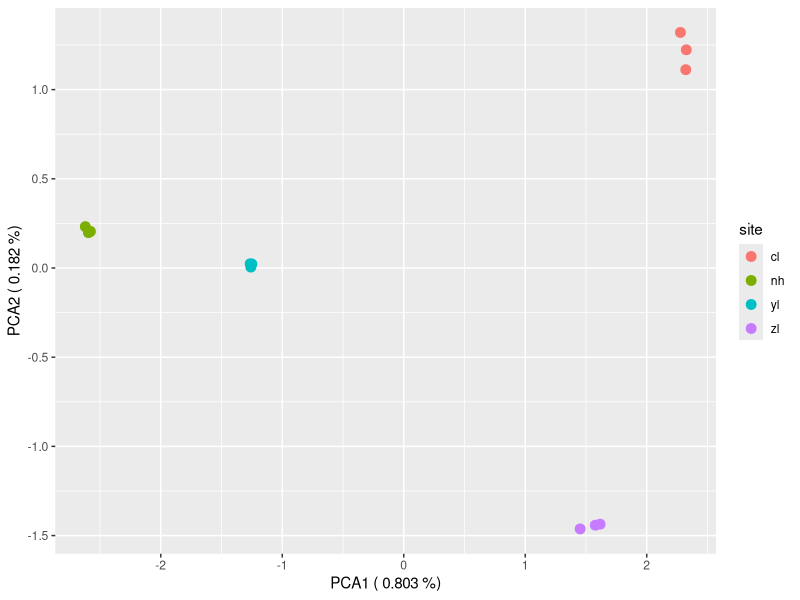
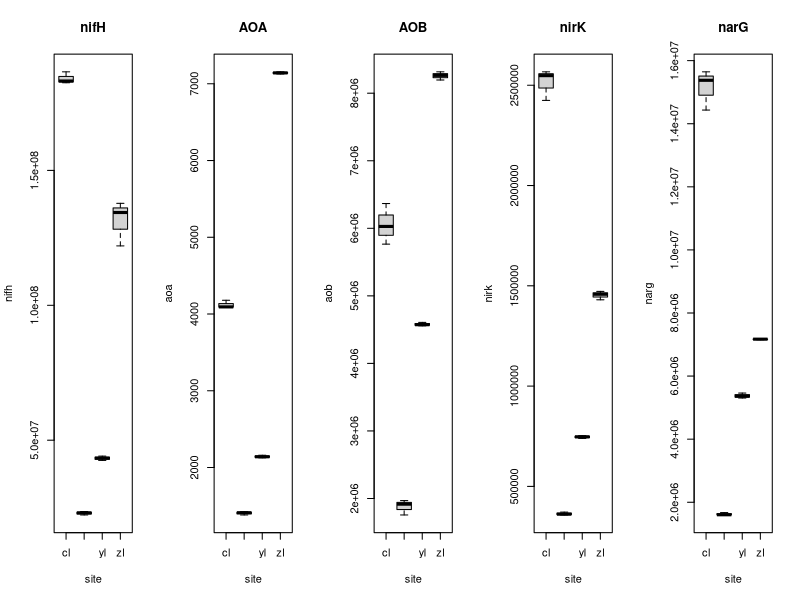

R code for these plots, in order:
# Simulate data for BFSO_D-15-00532
library(vegan)
library(ggplot2)

# nifH 
nifh_nh <- as.matrix(rnorm(3, mean=2.32e7, sd=0.02e7 * sqrt(3)))
nifh_yl <- as.matrix(rnorm(3, mean=4.36e7, sd=0.10e7 * sqrt(3)))
nifh_zl <- as.matrix(rnorm(3, mean=1.37e8, sd=0.06e8 * sqrt(3)))
nifh_cl <- as.matrix(rnorm(3, mean=1.89e8, sd=0.05e8 * sqrt(3)))
# AOB
aob_nh <- as.matrix(rnorm(3, mean=1.90e6, sd=0.05e6 * sqrt(3)))
aob_yl <- as.matrix(rnorm(3, mean=4.58e6, sd=0.03e6 * sqrt(3)))
aob_zl <- as.matrix(rnorm(3, mean=8.24e6, sd=0.04e6 * sqrt(3)))
aob_cl <- as.matrix(rnorm(3, mean=6.13e6, sd=0.09e6 * sqrt(3)))
# AOA
aoa_nh <- as.matrix(rnorm(3, mean=1.40e3, sd=0.01e3 * sqrt(3)))
aoa_yl <- as.matrix(rnorm(3, mean=2.16e3, sd=0.02e3 * sqrt(3)))
aoa_zl <- as.matrix(rnorm(3, mean=7.15e3, sd=0.01e3 * sqrt(3)))
aoa_cl <- as.matrix(rnorm(3, mean=4.12e3, sd=0.03e3 * sqrt(3)))
# nirK
nirk_nh <- as.matrix(rnorm(3, mean=3.56e5, sd=0.10e5 * sqrt(3)))
nirk_yl <- as.matrix(rnorm(3, mean=7.45e5, sd=0.02e5 * sqrt(3)))
nirk_zl <- as.matrix(rnorm(3, mean=1.39e6, sd=0.04e6 * sqrt(3)))
nirk_cl <- as.matrix(rnorm(3, mean=2.48e6, sd=0.05e6 * sqrt(3)))
# narG
narg_nh <- as.matrix(rnorm(3, mean=1.59e6, sd=0.02e6 * sqrt(3)))
narg_yl <- as.matrix(rnorm(3, mean=5.37e6, sd=0.06e6 * sqrt(3)))
narg_zl <- as.matrix(rnorm(3, mean=7.17e6, sd=0.04e6 * sqrt(3)))
narg_cl <- as.matrix(rnorm(3, mean=1.60e7, sd=0.04e7 * sqrt(3)))

#Combine data to dataframe
nifh <- rbind(nifh_nh, nifh_yl, nifh_zl, nifh_cl)
aoa <- rbind(aoa_nh, aoa_yl, aoa_zl, aoa_cl)
aob <- rbind(aob_nh, aob_yl, aob_zl, aob_cl)
nirk <- rbind(nirk_nh, nirk_yl, nirk_zl, nirk_cl)
narg <- rbind(narg_nh, narg_yl, narg_zl, narg_cl)

ngenes <- data.frame(nifh, aoa, aob, nirk, narg)
ngenes["site"] <- rep(c("nh", "yl", "zl", "cl"), each=3)

#run PCA
ngenes_pca <- princomp(ngenes[-6], cor=TRUE)

#format scores for PCA plot
var_x <- ngenes_pca$sdev[1]^2/sum(ngenes_pca$sdev[1]^2, ngenes_pca$sdev[2]^2, ngenes_pca$sdev[3]^2, ngenes_pca$sdev[4]^2, ngenes_pca$sdev[5]^2)
var_y <- ngenes_pca$sdev[2]^2/sum(ngenes_pca$sdev[1]^2, ngenes_pca$sdev[2]^2, ngenes_pca$sdev[3]^2, ngenes_pca$sdev[4]^2, ngenes_pca$sdev[5]^2)
                                                                    
ngenes_x <- as.data.frame(ngenes_pca$scores[,1])
ngenes_y <- as.data.frame(ngenes_pca$scores[,2])
site <- ngenes["site"]
ngenes_pca_scores <- data.frame(ngenes_x, ngenes_y, site)
colnames(ngenes_pca_scores) <- c("x", "y", "site")

#plot PCA
ggplot(ngenes_pca_scores, aes(x = x, y = y, color = site)) + 
  geom_point(size = 3) + 
  xlab(paste("PCA1 (", round(var_x, 3), "%)")) +
  ylab(paste("PCA2 (", round(var_y, 3), "%)"))

#ANOVA
#Run 1-way ANOVA
nifh_anova = aov(nifh ~ site, data = ngenes)
aoa_anova = aov(aoa ~ site, data = ngenes)
aob_anova = aov(aob ~ site, data = ngenes)
nirk_anova = aov(nirk ~ site, data = ngenes)
narg_anova = aov(narg ~ site, data = ngenes)

#Post-hoc Test
summary(nifh_anova); TukeyHSD(nifh_anova)
summary(aoa_anova); TukeyHSD(aoa_anova)
summary(aob_anova); TukeyHSD(aob_anova)
summary(nirk_anova); TukeyHSD(nirk_anova)
summary(narg_anova); TukeyHSD(narg_anova)

par(mfrow = c(1, 5))
boxplot(nifh ~ site, data = ngenes, main = "nifH")
boxplot(aoa ~ site, data = ngenes, main = "AOA")
boxplot(aob ~ site, data = ngenes, main = "AOB")
boxplot(nirk ~ site, data = ngenes, main = "nirK")
boxplot(narg ~ site, data = ngenes, main = "narG")
